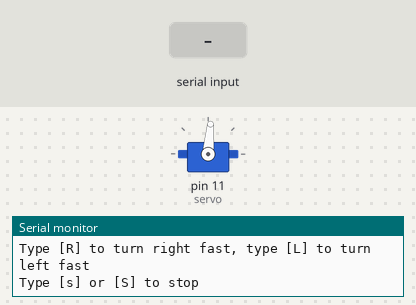
A sketch run on a simulated Arduino Uno, built with avr-gcc and run on an emulated ATmega328P. Parts: servo, the last lines printed to the serial monitor. The inputs (shaded band) are chosen by the test bench.

Above: at 2.2 s.
2.3 s: "r\n" received over Serial
At 2.6 s:
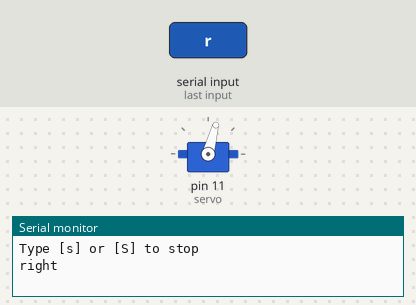
3.8 s: byte 76 (76) received over Serial
At 4.9 s:
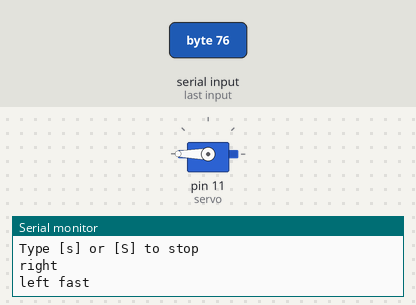
5.3 s: byte 82 (82) received over Serial
At 6.1 s:
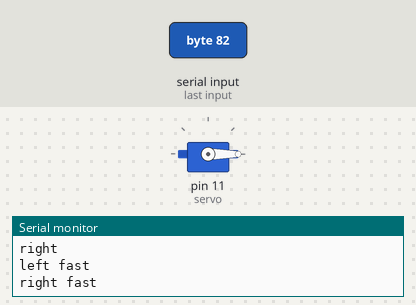
6.8 s: byte 108 (108) received over Serial
At 7.2 s:
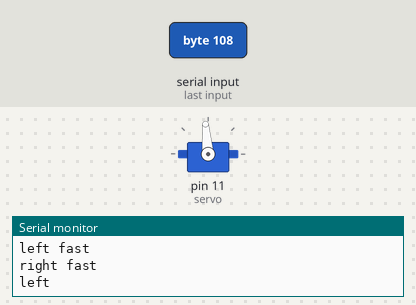
8.3 s: byte 115 (115) received over Serial
At 9.5 s:
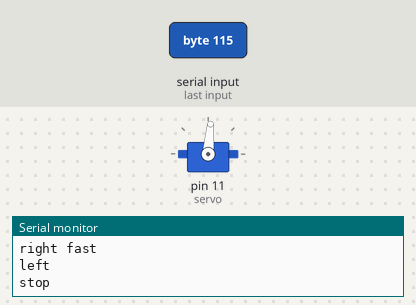
Timing chart, 0 to 11.3 s (numbered marks = the images above; inputs shaded):
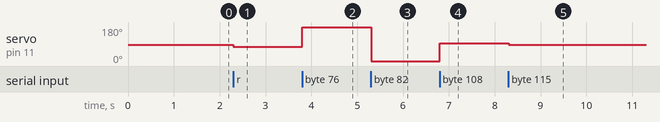

The sketch:

Controlling_a_continous_servo.ino
```cpp
#include <Servo.h> //Use servo library

int pos = 0; //Positiion of servo
int label = 0;

const int callibrate = -5; //Callibrate your servo here, change value until it doesn't move on stop command

Servo servo; //Creates a servo in servo library

void setup() {
  Serial.begin (9600); //Start serial monitor
  Serial.println("Type [r] to turn right, type [l] to turn left");
  Serial.println("Type [R] to turn right fast, type [L] to turn left fast");
  Serial.println("Type [s] or [S] to stop");
  servo.attach(11); //PWM connected to pin 11, makes it easy to shove servo plug directly into ICSP header instead of using wires.
  servo.write(90 + callibrate); //Set it to middle initally
  delay (1000); //Wait a second for motor to turn there
}

void loop() {
  if (Serial.available() > 0) {
    label = Serial.read();

    if (label == 115  || label == 83) {servo.write(90 + callibrate); Serial.println("stop");}

    else if (label == 108) {servo.write(90 + callibrate + 10); Serial.println("left");}

    else if (label == 114) {servo.write(90 + callibrate - 10); Serial.println("right");}

    else if (label == 76) {servo.write(180); Serial.println("left fast");}

    else if (label == 82) {servo.write(0); Serial.println("right fast");}

    else if (label != 115 && label != 108 && label != 114 && label != 83 && label != 76 && label != 82 && label != '\n' && label != '\r') {
      Serial.println("Unknown command, check your spelling");
      Serial.println("Commands: R, r, S/s, l, L");
    }
  }
}
```

Measured:
- after the input at 2.3 s, servo on pin 11 (servo): 85° → 75° at once
- after the input at 3.8 s, servo on pin 11 (servo): 75° → 180° at once
- after the input at 5.3 s, servo on pin 11 (servo): 180° → 0° at once
- after the input at 6.8 s, servo on pin 11 (servo): 0° → 95° at once
- after the input at 8.3 s, servo on pin 11 (servo): 95° → 85° at once
